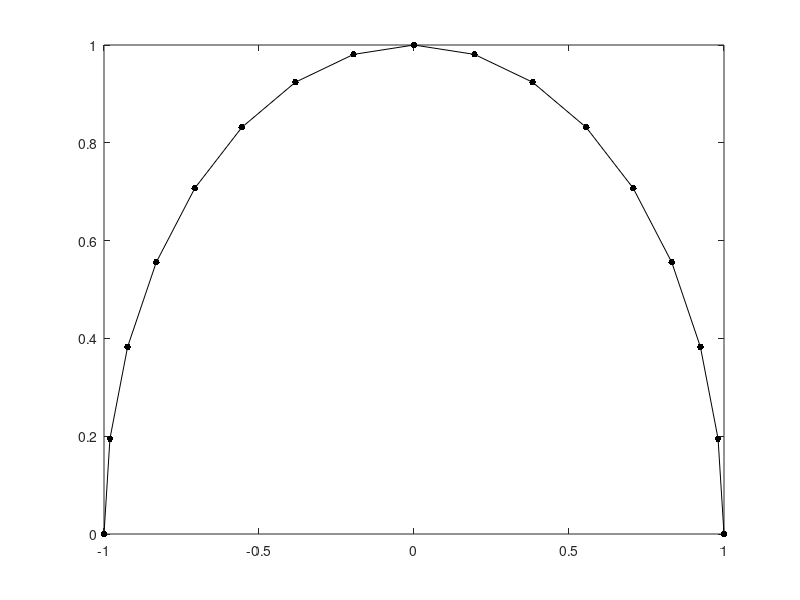

The MATLAB source for this figure: (Note: this script raises an error after producing the figure.)
% CHEBYSHEV POINTS: GEOMETRIC INTERPRETATION

% Chebyshev points ara the projections onto the x-axis of equally spaced
% points on the unit circle. Note they are numberes from right to left.
% (Figure 3.3)

n=16;                                               % No. of Chebyshev pts
tt = linspace(0,pi,n+1);
zz = exp(1i*tt); plot(zz,'.-k', 'Markersize',15);   % Unit circumference
xx = chebpts(n+1);                                  % Chebfun package   
hold on, for j=2:n, plot([xx(n+2-j) zz(j)], 'k'), end
plot(xx,0*xx,'.r', 'Markersize',15)